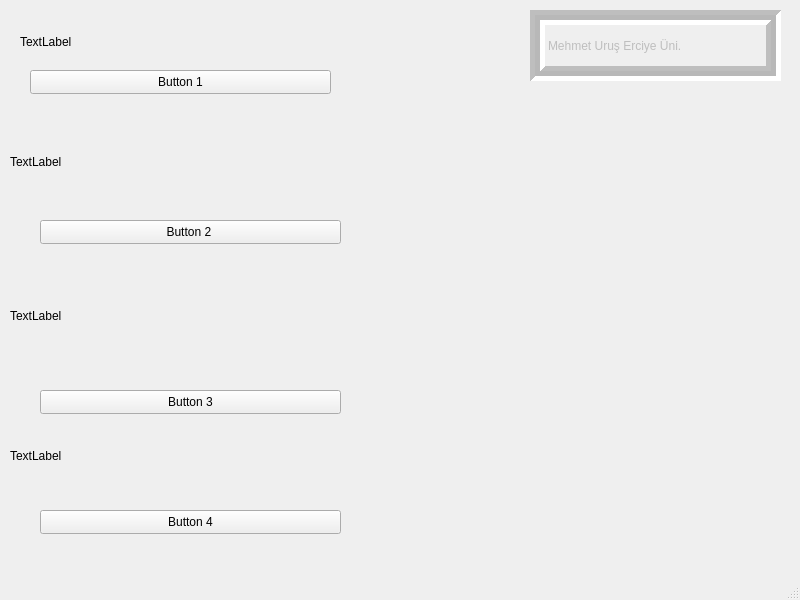
<?xml version="1.0" encoding="UTF-8"?>
<ui version="4.0">
 <class>MainWindow</class>
 <widget class="QMainWindow" name="MainWindow">
  <property name="geometry">
   <rect>
    <x>0</x>
    <y>0</y>
    <width>800</width>
    <height>600</height>
   </rect>
  </property>
  <property name="windowTitle">
   <string>MainWindow</string>
  </property>
  <widget class="QWidget" name="centralwidget">
   <widget class="QLabel" name="label">
    <property name="geometry">
     <rect>
      <x>20</x>
      <y>26</y>
      <width>151</width>
      <height>31</height>
     </rect>
    </property>
    <property name="text">
     <string>TextLabel</string>
    </property>
   </widget>
   <widget class="QToolButton" name="toolButton">
    <property name="geometry">
     <rect>
      <x>30</x>
      <y>70</y>
      <width>301</width>
      <height>24</height>
     </rect>
    </property>
    <property name="text">
     <string>Button 1</string>
    </property>
    <property name="iconSize">
     <size>
      <width>16</width>
      <height>16</height>
     </size>
    </property>
   </widget>
   <widget class="QLabel" name="label_2">
    <property name="geometry">
     <rect>
      <x>10</x>
      <y>136</y>
      <width>151</width>
      <height>51</height>
     </rect>
    </property>
    <property name="text">
     <string>TextLabel</string>
    </property>
   </widget>
   <widget class="QLabel" name="label_3">
    <property name="geometry">
     <rect>
      <x>10</x>
      <y>290</y>
      <width>161</width>
      <height>51</height>
     </rect>
    </property>
    <property name="text">
     <string>TextLabel</string>
    </property>
   </widget>
   <widget class="QLabel" name="label_4">
    <property name="geometry">
     <rect>
      <x>10</x>
      <y>440</y>
      <width>111</width>
      <height>31</height>
     </rect>
    </property>
    <property name="text">
     <string>TextLabel</string>
    </property>
   </widget>
   <widget class="QToolButton" name="toolButton_2">
    <property name="geometry">
     <rect>
      <x>40</x>
      <y>220</y>
      <width>301</width>
      <height>24</height>
     </rect>
    </property>
    <property name="text">
     <string>Button 2 </string>
    </property>
   </widget>
   <widget class="QToolButton" name="toolButton_3">
    <property name="geometry">
     <rect>
      <x>40</x>
      <y>390</y>
      <width>301</width>
      <height>24</height>
     </rect>
    </property>
    <property name="text">
     <string>Button 3</string>
    </property>
   </widget>
   <widget class="QToolButton" name="toolButton_4">
    <property name="geometry">
     <rect>
      <x>40</x>
      <y>510</y>
      <width>301</width>
      <height>24</height>
     </rect>
    </property>
    <property name="text">
     <string>Button 4</string>
    </property>
   </widget>
   <widget class="QLabel" name="label_5">
    <property name="enabled">
     <bool>false</bool>
    </property>
    <property name="geometry">
     <rect>
      <x>530</x>
      <y>10</y>
      <width>251</width>
      <height>71</height>
     </rect>
    </property>
    <property name="frameShape">
     <enum>QFrame::Box</enum>
    </property>
    <property name="frameShadow">
     <enum>QFrame::Sunken</enum>
    </property>
    <property name="lineWidth">
     <number>5</number>
    </property>
    <property name="midLineWidth">
     <number>5</number>
    </property>
    <property name="text">
     <string>Mehmet Uruş Erciye Üni.</string>
    </property>
    <property name="buddy">
     <cstring></cstring>
    </property>
   </widget>
  </widget>
  <widget class="QMenuBar" name="menubar">
   <property name="geometry">
    <rect>
     <x>0</x>
     <y>0</y>
     <width>800</width>
     <height>22</height>
    </rect>
   </property>
  </widget>
  <widget class="QStatusBar" name="statusbar"/>
 </widget>
 <resources/>
 <connections/>
</ui>
